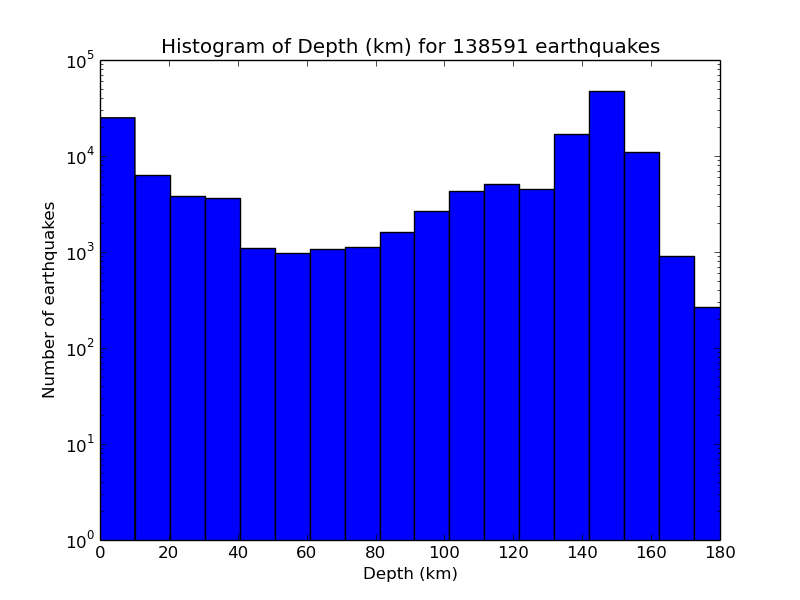

This figure's Python source:
from tquakes import *
from matplotlib import use
use('Agg')
import matplotlib.pyplot as plt
basename=fileBase(argv[0])

# ############################################################
# CONNECT TO DATABASE
# ############################################################
connection=connectDatabase()
db=connection.cursor()

# ############################################################
# PREPARE FIGURE
# ############################################################
fig=plt.figure()
ax=plt.gca()

# ############################################################
# CREATE FIGURE
# ############################################################
d=mysqlArray("select qdepth from Quakes;",db)
d=[float(D[0]) for D in d]
nquakes=len(d)

ax.hist(d,nquakes/2000,facecolor='blue')
ax.set_xlim((0,180))

# ############################################################
# DECORATION
# ############################################################
ax.set_yscale("log",nonposy="clip")
ax.set_title("Histogram of Depth (km) for %d earthquakes"%nquakes)
ax.set_xlabel("Depth (km)")
ax.set_ylabel("Number of earthquakes")

# ############################################################
# SAVE FIGURE
# ############################################################
figname="plots/%s.png"%basename
print "Saving figure ",figname
fig.savefig(figname)
